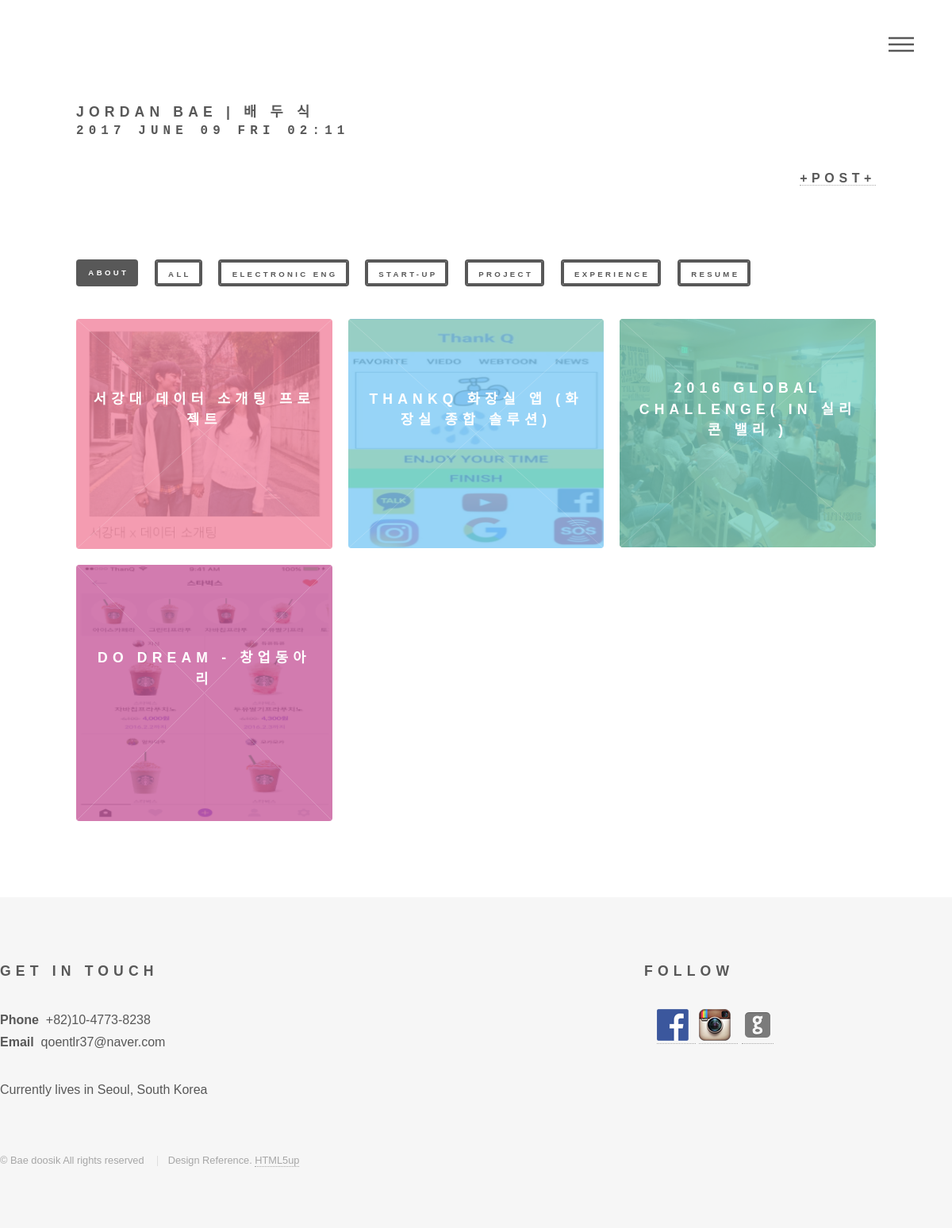
The app's page / (signed in) with its own data.
### portfolio/models.py (models this page shows, shortened)
class TimestampModel(models.Model):
    created_date = models.DateTimeField(auto_now_add=True)
    updated_date = models.DateTimeField(auto_now=True, null=True)
    class Meta:
        abstract = True

class Post(TimestampModel):
    title = models.CharField(max_length=100)
    category= models.CharField(max_length=100,
        choices = (
            ('Electronic-Eng','Electronic-Eng'),
            ('Start-up','Start-up'),
            ('Project','Project'),
            ('Experience','Experience'),
        ),default=False)
    photo1 = models.ImageField(blank=True, upload_to='blog/photo1/%Y/%M/%D')
    photo2 = models.ImageField(blank=True, upload_to='blog/photo2/%Y/%M/%D')
    summary = models.CharField(max_length=200)
    period = models.CharField(max_length=200, default=False)
    url = models.CharField(max_length=100)
    class Meta:
        ordering = ['id']

### portfolio/views.py (the view)
# urls.py: url(r'^$',views.main_view,name='main_view'),
def main_view(request):
    post = Post.objects.all()
    return render(request,'portfolio/home.html',{
        'form':post
    })

### portfolio/templates/portfolio/home.html (shortened to what this page needs)
{% extends 'portfolio/layout.html' %}
{% load static  %}
{% block contents %}
	<div id="wrapper">
		<header id="header">
			<div class="inner">
					<a href="/"><h2>JORDAN BAE | 배 두 식 <pre>{% now "Y F d D H:i" %} </pre></h2></a>
                    {% if user.is_authenticated %}
                        <h3 style="text-align: right "><a href="http://127.0.0.1:8001/admin/portfolio/post/add/">+Post+</a></h3>
                    {% endif %}
				<br><br>
    		<nav>
    			<ul>
    				<li><a class = 'menu' href="#menu">Menu</a></li>
    			</ul>
    		</nav>
			</div>
		</header>
    <div id="main">
	<div class="inner">
		<header>
	  		  <ul class="actions">
                <li><a href="{% url "portfolio:profile" %}" class="button special small searchtag">About</a></li>
	  		  	<li><a href="{% url "portfolio:main_view" %}" class="button small searchtag">All</a></li>
	  		  	<li><a href="{% url "portfolio:elec" %}" class="button small searchtag">Electronic Eng</a></li>
	  		  	<li><a href="{% url "portfolio:startup" %}" class="button small searchtag">Start-up</a></li>
	  		  	<li><a href="{% url "portfolio:project" %}" class="button small searchtag">Project</a></li>
                <li><a href="{% url "portfolio:experience" %}" class="button small searchtag">Experience</a></li>
                <li><a href="{% url "portfolio:resume" %}" class="button small searchtag">RESUME</a></li>
	  		  </ul>
		</header>
		<section class="tiles">
            {% for post in form %}
                <article class={% cycle 'style1' 'style2' 'style3' 'style4' 'style5' 'style6'%}>
                        <span class="image">
                            <img src="{{ post.photo1.url }}" style="max-width: 100%" />
                        </span>
                    <a href="{% url post.url  %}">
                        <h2>{{ post.title  }}</h2>
                    </a>
                </article>
            {% endfor %}
		</section>
	</div>
</div>
</div>
{% endblock %}

### records on screen
Post: photo1 (picture), title "서강대 데이터 소개팅 프로젝트"
Post: photo1 (picture), title "THANKQ 화장실 앱 (화장실 종합 솔루션)"
Post: photo1 (picture), title "2016 GLOBAL CHALLENGE( IN 실리콘 밸리 )"
Post: photo1 (picture), title "DO DREAM - 창업동아리"
